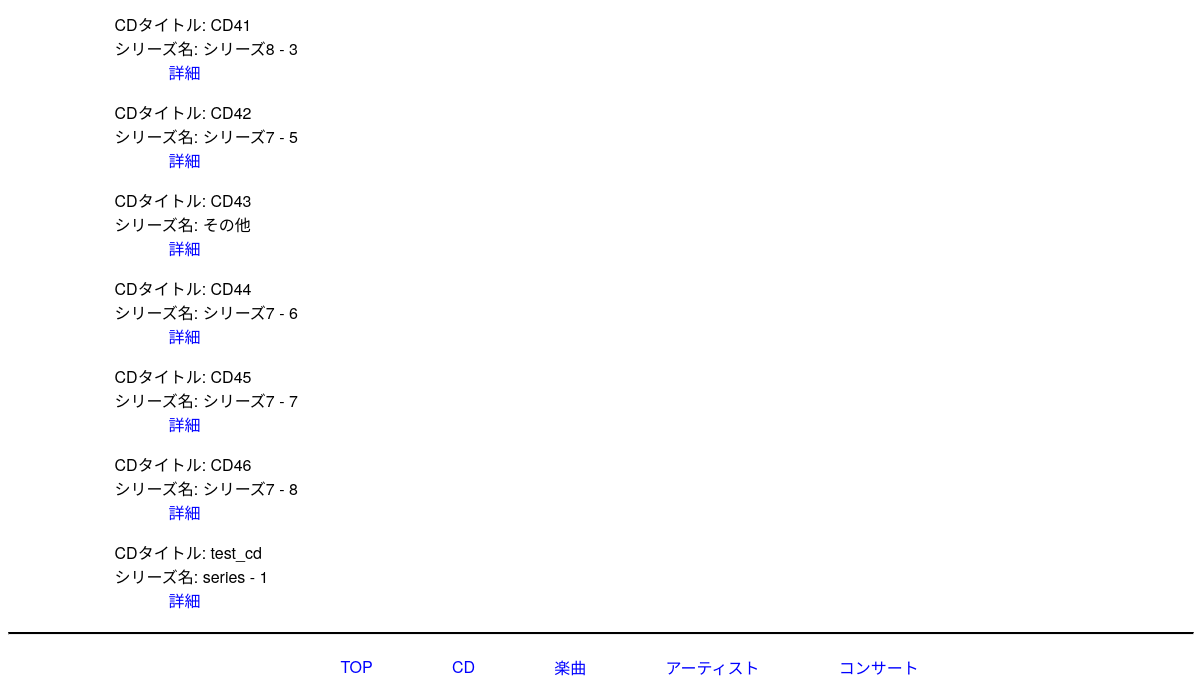
Page /cds (lower part) on the earlier database version.
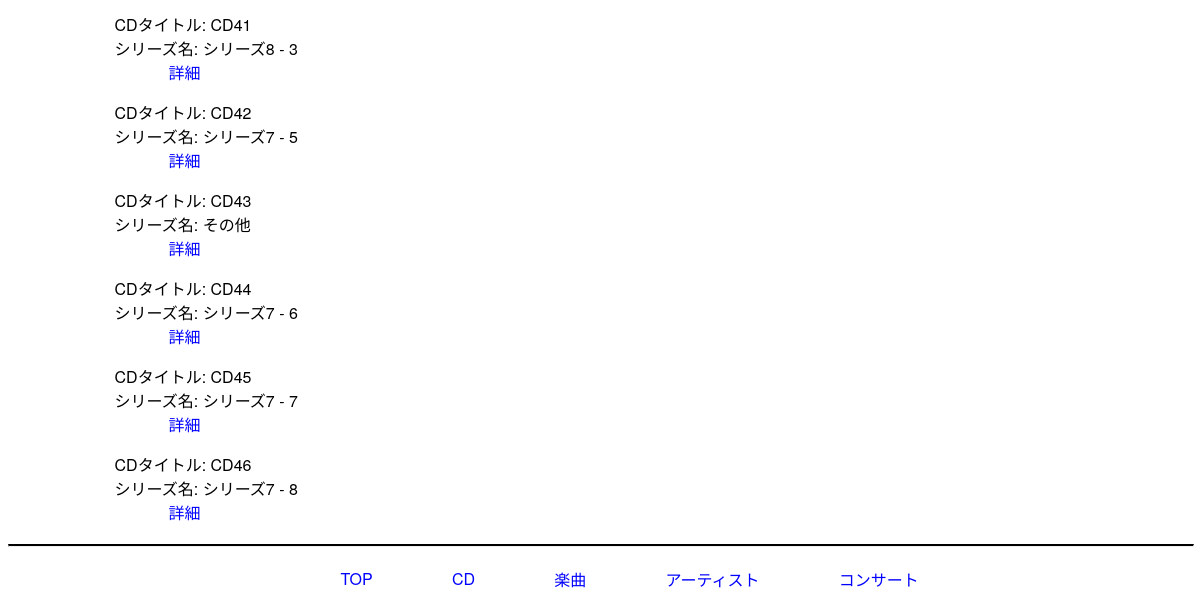
Same page on the later database version.
### tables this page shows
CREATE TABLE cds (
	id VARCHAR, 
	title VARCHAR,
	series_name VARCHAR, 
	order_in_series INTEGER, 
	issued_date DATE, 
	PRIMARY KEY (id)
);

### app.py (the view)
@app.route('/cds')
def cds() -> str:
    cur = get_db().cursor()
    cds = cur.execute('SELECT * FROM cds ORDER BY issued_date').fetchall()
    return render_template('cds.html', cds=cds)

### app.py (called while the page is built)
def get_db() -> sqlite3.Connection:
    db = getattr(g, '_database', None)
    if db is None:
        db = g._database = sqlite3.connect(DATABASE)
        db.execute('PRAGMA foreign_keys = ON')  # 外部キー制約を有効化
        db.row_factory = sqlite3.Row  # カラム名でアクセスできるよう設定変更
    return db

@app.teardown_appcontext
def close_connection(exception: Optional[BaseException]) -> None:
    db = getattr(g, '_database', None)
    if db is not None:
        db.close()

### templates/cds.html (shortened to what this page needs)
<html lang="ja">
  <head>
    <link rel="stylesheet" href="{{ url_for('static', filename='style.css')}}"/>
  </head>
  <body>
      {% for cd in cds %}
        <p>
          CDタイトル: {{ cd.title or 'タイトルなし' }}<br>
          シリーズ名: {{ cd.series_name or 'その他'}}{% if cd.series_name and cd.order_in_series %} - {{cd.order_in_series}}{% endif %}<br>
          <a href="{{ url_for('cd', id=cd.id) }}">詳細</a>
        </p>
      {% endfor %}
      <hr style="margin-top: 20px; margin-bottom: 20px; border-top: 2px solid black; width: 100%;">
      <footer style="display: flex; justify-content: center; gap: 20px; align-items: center; margin-top: 20px; margin-bottom: 20px;">
        <a href="{{url_for('index')}}">TOP</a>
        <a href="{{url_for('cds')}}">CD</a>
        <a href="{{url_for('songs')}}">楽曲</a>
        <a href="{{url_for('artists')}}">アーティスト</a>
        <a href="{{url_for('concerts')}}">コンサート</a>
      </footer>
  </body>
</html>

Differences in the rows shown:
removed cds: title "test_cd", series_name "series", order_in_series "1"
